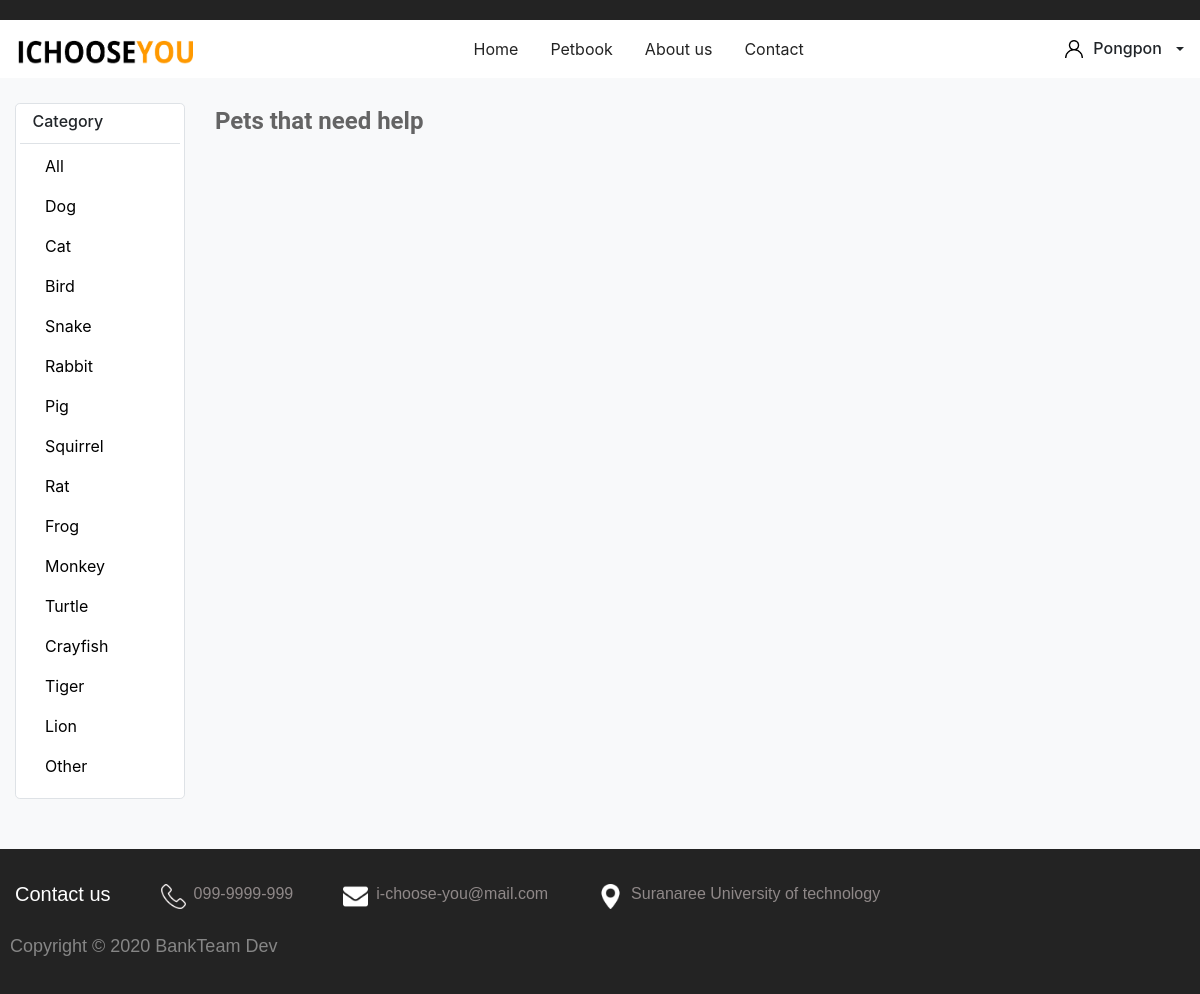
/home.php (signed in), run on the app's committed database.
### tables this page shows
CREATE TABLE `user` (
  `uid` int(11) NOT NULL,
  `f_name` varchar(100) NOT NULL,
  `l_name` varchar(100) NOT NULL,
  `gender` varchar(45) NOT NULL,
  `address` text NOT NULL,
  `tel` varchar(45) NOT NULL,
  `pic_url` text DEFAULT NULL
);

CREATE TABLE `category` (
  `cat_id` int(11) NOT NULL,
  `cat_name` varchar(45) NOT NULL
);

### home.php (the view, shortened to what this page needs)
<?php
$uid=$_SESSION["UID"];
include 'connect.php';
$sql = "SELECT * FROM user WHERE uid =".$uid;
$qry = mysqli_query($con, $sql);
$row = mysqli_fetch_assoc($qry);
?>
<!DOCTYPE html>
<html lang="en">
<head>
    <link rel="stylesheet" href="css/bootstrap.min.css" />
    <link rel="stylesheet" href="css/m_css.css" />
    <link rel="stylesheet" href="css/q_css.css" />
</head>
<body>
    <div class="black-line margin-bottom:10px"></div>
    <nav class="navbar navbar-light " style="background-color:white">
        <a class="navbar-brand"><img src="img/icon/logo.png" class="ichooseyou-logo"></a>
        <ul class="nav justify-content-center">
            <li class="nav-item">
                            <a class="nav-link active" href="home.php" style="color:#232323;">Home<span class="sr-only">(current)</span></a>
                        </li>
            <li class="nav-item">
                <a class="nav-link active" href="petbook.php" style="color:#232323;">Petbook</a>
            </li>
            <li class="nav-item">
                <a class="nav-link active" href="about.php" style="color:#232323;">About us</a>
            </li>
            <li class="nav-item">
                <a class="nav-link active" href="contact.php" style="color:#232323;">Contact</a>
            </li>
        </ul>
        <div class="dropdown pointer">
            <form class="form-inline dropdown-toggle" data-toggle="dropdown">
                <img src="img/icon/user.png" class="iconuser" />
                <h6 class="regis" style="margin-bottom:0px;margin-right:10px;"><?php  echo  $row["f_name"]; ?></h6>
            </form>
        </div>
    </nav>
    <?php
    include 'connect.php';
    $sql = "SELECT * FROM category";
    $qry = mysqli_query($con, $sql);
    ?>
    <div class="container-fluid reset-padding bg-light " style=" padding-bottom : 50px;">
        <div class="row" style="padding-top: 25px">
            <div class="col-md-auto col-lg-2 ore-home-sidebar align-left">
                <div class="panel panel-danger p-1 border rounded-lg " style="background:white">
                    <div class="panel-heading p-1 border-bottom ">
                        <h6 class="panel-title ">&nbsp; Category</h6>
                    </div>
                    <div class="panel-body " style="padding-left :25px; padding-top :10px;" id="pbody">
                        <a href="#">
                            <p onclick="getcat(0)"> All </p>
                        </a>
                        <?php
                        while ($row = mysqli_fetch_assoc($qry)) {
                            echo '<a href="#"> <p onclick = "getcat(' . $row["cat_id"] . ')">'; ?> <?php echo $row["cat_name"]; ?></p></a>
                        <?php
                        }
                        ?>
                    </div>
                </div>
            </div>
            <div class="col-md-auto col-lg-10 ore-home-sidebar ">
                <div id="Pets">
                    <span>Pets that need help</span>
                </div>
            </div>
        </div>
    </div>
    <div class="container-fluid myfooter">
        <div class="row">
            <div class="col-md-auto">
                <div class="head-font">Contact us</div>
            </div>
            <div class="col-md-auto">
                <img src="img/icon/telephone.png" class="footer-icon">
                <h6 class="footer-detail">099-9999-999</h6>
            </div>
            <div class="col-md-auto">
                <img src="img/icon/envelope.png" class="footer-icon">
                <h6 class="footer-detail">i-choose-you@mail.com</h6>
            </div>
            <div class="col-md-4">
                <img src="img/icon/maps-and-flags.png" class="footer-icon">
                <h6 class="footer-detail">Suranaree University of technology</h6>
            </div>
            <div class="col-md-auto">
                <h6 class="footer-copyright">Copyright © 2020 BankTeam Dev</h6>
            </div>
        </div>
    </div>
</body>
</html>

### css/m_css.css (style rules this page uses)
.myfooter { height: auto; width: 100%; background-color:#232323; padding-top: 10px; padding-left: 10px; }
.head-font { color: #FFFFFF; font-family: sans-serif; font-style: bold; font-size: 20px; margin-left: 5px; margin-top: 20px; }
.footer-detail { color: rgba(150, 143, 143, 0.938); font-family: sans-serif; font-size: 16px; float: left; margin-left: 8px; margin-top: 25px; }
.footer-icon { height:25px; width:25px; float: left; margin-top: 25px; margin-left: 20px; }
.footer-copyright { color:rgb(134, 134, 134); font-family: sans-serif; font-size: 18px; margin-top: 25px; margin-bottom: 36px; }
.black-line { height: 20px; width: 100%; background-color:#232323; }
.ichooseyou-logo { height: 30px; width: 180px; }
.regis { float: left; }
.iconuser { height:18px; width:18px; float: left; margin-right: 10px; }

### css/q_css.css (style rules this page uses)
#Pets { overflow: visible; width: 209px; white-space: nowrap; text-align: left; font-family: Roboto; font-style: normal; font-weight: bold; font-size: 24px; color: rgba(100, 100, 100, 1); }
.pointer { cursor: pointer; }

### home.php (style rules this page uses)
a:link { color: #000000; text-decoration: none }
.pointer { cursor: pointer; }

### data on the page
user: f_name "Pongpon"
category: cat_name "Dog"
category: cat_name "Cat"
category: cat_name "Bird"
category: cat_name "Snake"
category: cat_name "Rabbit"
category: cat_name "Pig"
category: cat_name "Squirrel"
category: cat_name "Rat"
category: cat_name "Frog"
category: cat_name "Monkey"
category: cat_name "Turtle"
category: cat_name "Crayfish"
category: cat_name "Tiger"
category: cat_name "Lion"
category: cat_name "Other"
